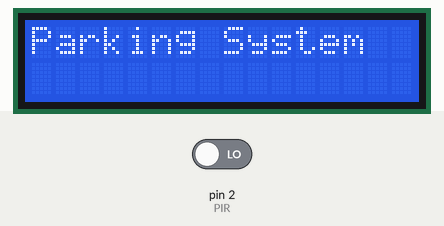
Recording of a sketch running on a simulated Arduino Uno, built with avr-gcc and run on an emulated ATmega328P. On the bench: 16×2 character LCD. The inputs (shaded band) are chosen by the test bench; at power-on: pin 2 (PIR) LOW. What the sketch prints to the serial monitor is not drawn.

Above: at 0.1 s.
2.3 s: pin 2 (PIR) driven HIGH
At 3.5 s:
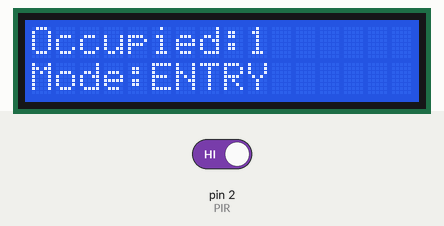
Timing chart, 0 to 5.3 s (numbered marks = the images above; inputs shaded):
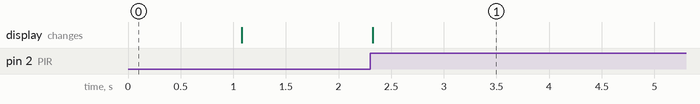

The sketch:

parking_slot_occupancy.ino
```cpp
#include <Wire.h>
#include <LiquidCrystal_I2C.h>

#define PIR 2

LiquidCrystal_I2C lcd(0x27, 16, 2);

const int totalSlots = 4;
int slots[4] = {0, 0, 0, 0};

int occupied = 0;
bool lastState = LOW;

// 0 = ENTRY MODE, 1 = EXIT MODE
int mode = 0;

void setup() {
  pinMode(PIR, INPUT);

  Serial.begin(9600);

  lcd.init();
  lcd.backlight();

  lcd.setCursor(0, 0);
  lcd.print("Parking System");

  delay(1000);
  lcd.clear();
}

void loop() {
  int motion = digitalRead(PIR);

  // Detect motion edge (LOW → HIGH)
  if (motion == HIGH && lastState == LOW) {

    if (mode == 0) {
      // ENTRY MODE
      if (occupied < totalSlots) {

        // Fill first empty slot
        for (int i = 0; i < totalSlots; i++) {
          if (slots[i] == 0) {
            slots[i] = 1;
            occupied++;
            break;
          }
        }

        Serial.println("🚗 Vehicle Entered");

      } else {
        Serial.println("🚫 Parking Full!");
        mode = 1; // switch to exit mode
      }
    }
    else {
      // EXIT MODE
      if (occupied > 0) {

        for (int i = totalSlots - 1; i >= 0; i--) {
          if (slots[i] == 1) {
            slots[i] = 0;
            occupied--;
            break;
          }
        }

        Serial.println("🚙 Vehicle Exited");

      } else {
        Serial.println("✅ Parking Empty!");
        mode = 0; // switch back to entry mode
      }
    }

    updateLCD();
    delay(500);
  }

  lastState = motion;
}

void updateLCD() {
  lcd.clear();

  lcd.setCursor(0, 0);
  lcd.print("Occupied:");
  lcd.print(occupied);

  lcd.setCursor(0, 1);
  lcd.print("Mode:");
  lcd.print(mode == 0 ? "ENTRY" : "EXIT");

  Serial.print("Slots: ");
  for (int i = 0; i < totalSlots; i++) {
    Serial.print(slots[i]);
    Serial.print(" ");
  }
  Serial.println();
}
```

Measured:
- after the input at 2.3 s, the display: changes at once (image 1)
